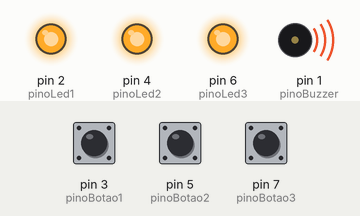
The sketch below on a simulated Arduino Uno, built with avr-gcc and run on an emulated ATmega328P. Shown: output pins drawn as LEDs (lit = HIGH), buzzer (waves = sounding, pin HIGH). Inputs (shaded band) come from the test bench; at power-on: pin 3 (pinoBotao1) LOW, pin 5 (pinoBotao2) LOW, pin 7 (pinoBotao3) LOW.

Above: at 1.6 s.
1.7 s: pin 3 (pinoBotao1) pulled HIGH for 0.5 s
At 2.2 s:
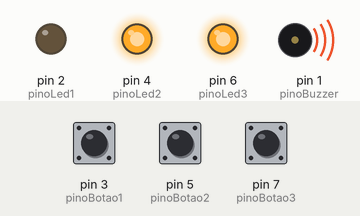
4.7 s: pin 5 (pinoBotao2) pulled HIGH for 0.5 s
At 5.0 s:
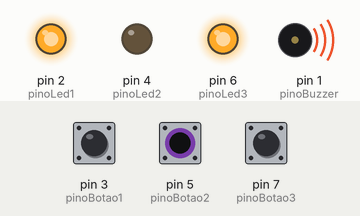
7.7 s: pin 7 (pinoBotao3) pulled HIGH for 0.5 s
At 8.1 s:
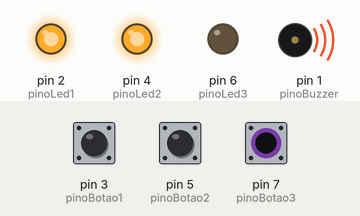
10.7 s: pin 7 (pinoBotao3) pulled HIGH for 1 s
At 12.01 s:
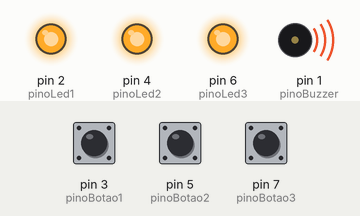
13.7 s: pin 7 (pinoBotao3) pulled HIGH for 3.2 s
At 14.01 s:
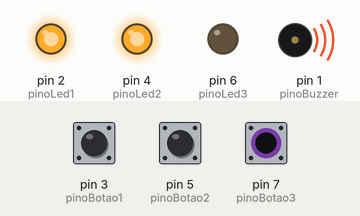
18.4 s: pin 3 (pinoBotao1) pulled HIGH for 3.2 s
At 18.82 s:
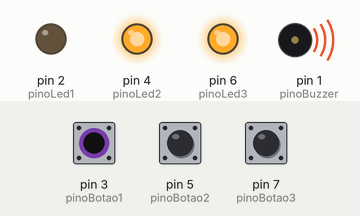
Timing chart, 0 to 23.3 s (numbered marks = the images above; inputs shaded):
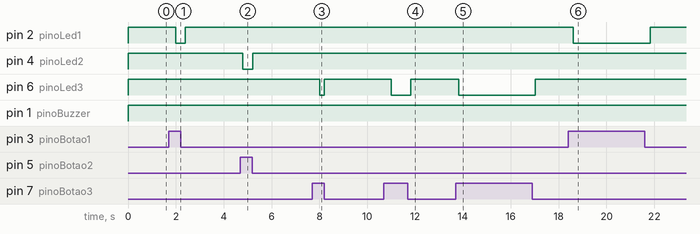

Measured:
- after the input at 1.7 s, pin 2 (pinoLed1): HIGH → LOW after 0.30 s, → HIGH 0.40 s later
- after the input at 4.7 s, pin 4 (pinoLed2): HIGH → LOW after 0.11 s, → HIGH 0.40 s later
- after the input at 7.7 s, pin 6 (pinoLed3): HIGH → LOW after 0.31 s, → HIGH 0.20 s later
- after the input at 10.7 s, pin 6 (pinoLed3): HIGH → LOW after 0.31 s, → HIGH 0.80 s later
- after the input at 13.7 s, pin 6 (pinoLed3): HIGH → LOW after 0.12 s, → HIGH 3.2 s later
- after the input at 18.4 s, pin 2 (pinoLed1): HIGH → LOW after 0.22 s, → HIGH 3.2 s later

The sketch:

projeto_10_buzzer_piano.ino
```cpp
int pinoBuzzer = 1;

int pinoLed1 = 2;
int pinoBotao1 = 3;
int pinoLed2 = 4;
int pinoBotao2 = 5;
int pinoLed3 = 6;
int pinoBotao3 = 7;

int valorBotao1;
int valorBotao2;
int valorBotao3;
int valorTom = 0;

void setup() {
  pinMode(pinoBuzzer, OUTPUT);

  pinMode(pinoLed1, OUTPUT);
  pinMode(pinoBotao1, INPUT);
  pinMode(pinoLed2, OUTPUT);
  pinMode(pinoBotao2, INPUT);
  pinMode(pinoLed3, OUTPUT);
  pinMode(pinoBotao3, INPUT);
}

void loop(){
  valorTom = 0;

  valorBotao1 = digitalRead(pinoBotao1);
  if (valorBotao1 == HIGH) {
    digitalWrite(pinoLed1, LOW);
  } else {
    digitalWrite(pinoLed1, HIGH);
    valorTom = 100;
  }

  valorBotao2 = digitalRead(pinoBotao2);
  if (valorBotao2 == HIGH) {
    digitalWrite(pinoLed2, LOW);
  } else {
    digitalWrite(pinoLed2, HIGH);
    valorTom = 200;
  }

  valorBotao3 = digitalRead(pinoBotao3);
  if (valorBotao3 == HIGH) {
    digitalWrite(pinoLed3, LOW);
  } else {
    digitalWrite(pinoLed3, HIGH);
    valorTom = 400;
  }

  digitalWrite(pinoBuzzer, HIGH);
  delay(valorTom);
  digitalWrite(pinoBuzzer, LOW);
  delayMicroseconds(valorTom);
}
```
